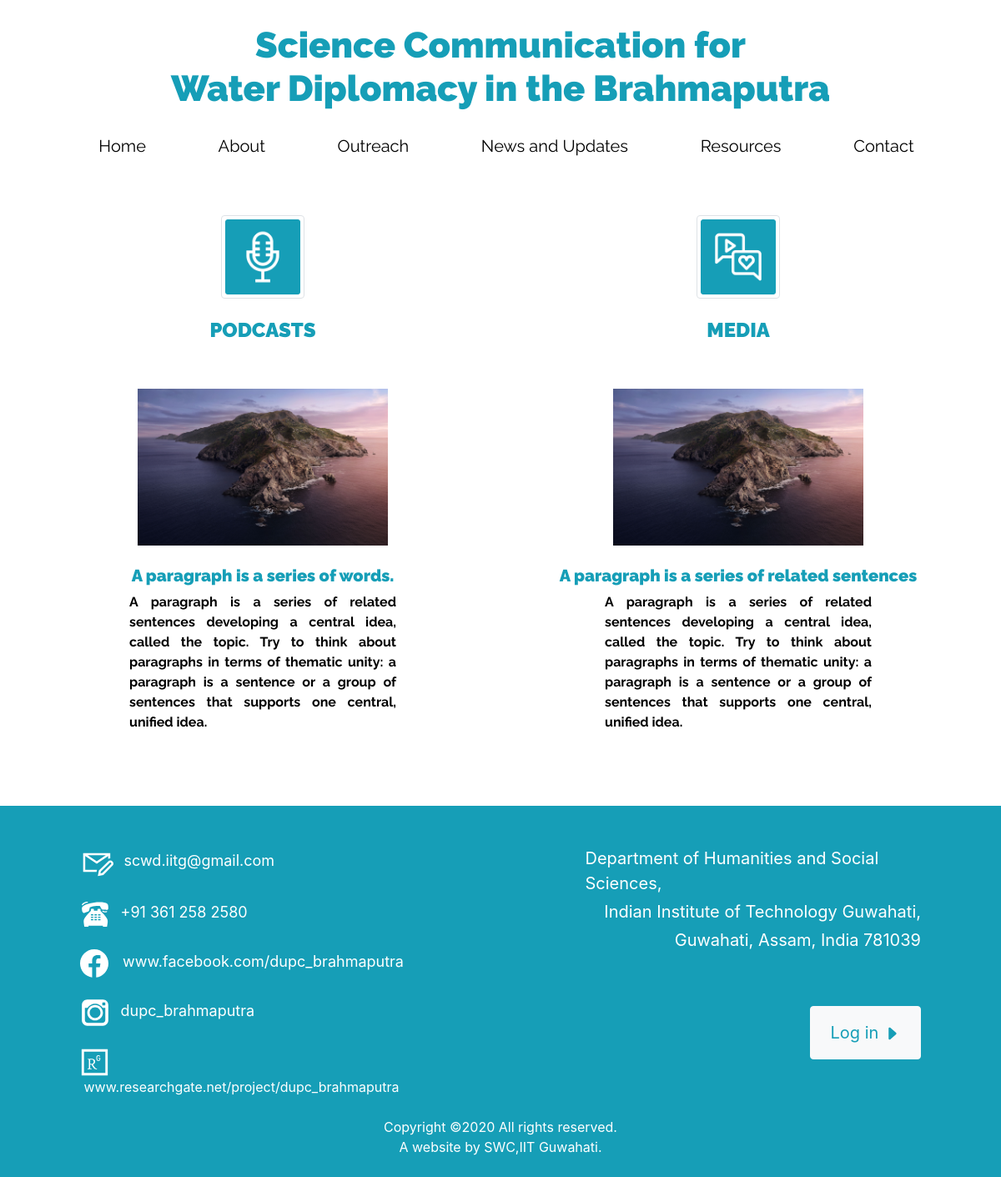
Screenshot of /outreach/ with the database file from the repository.
### outreach/models.py (models this page shows, shortened)
class podcast(models.Model):
    title = models.CharField(max_length=500)
    body = models.TextField(max_length = 3000 ,default= None)
    url = models.CharField(max_length=500)
    date = models.IntegerField(default=12)
    month = models.CharField(max_length=50,default="june")
    year = models.IntegerField(default=2020)
    image = models.ImageField(upload_to = 'images/',default = 'download.png')

class media(models.Model):
    title = models.CharField(max_length = 500,blank = True)
    body = models.TextField(max_length = 3000 ,default= None)
    url = models.CharField(max_length=500)
    image = models.ImageField(upload_to = 'images/',default = 'download.png')

### outreach/views.py (the view)
# urls.py: path('outreach/',include('outreach.urls',namespace = 'outreach')),
def outreach(request):
    pc = podcast.objects
    md = media.objects
    return render(request,'outreach/outreach.html',{'pc':pc,'md':md})

### outreach/templates/outreach/outreach.html (shortened to what this page needs)
{% extends 'base.html' %}
{% block ccd %}
<br><br>
<div class = "container">
	<div class = "row">
		<div class = "col-6">
			<div style = "text-align:center;">
			<img src="/static/images/podcasts.png" alt="" class="img-thumbnail" style = "width:100px; height = 100px; text-align:center;"></div><br>
			<h2 style="font-family: 'Raleway'; color:#169EB7;font-weight:bold;text-align:center;font-size:150%;"><b>PODCASTS</b></h2><br><br>
			{% for podcast in pc.all%}
			<div class = "container"><a href = "{{podcast.url}}" target = "_blank" style  = "color:black; text-decoration: none;">
			<div style = "text-align:center;">
				<img src="{{podcast.image.url}}" alt="" class="img-fluid" style = "width:300px; height = 300px; text-align:center;"><br><br>
				<h2 style="font-family: 'Raleway'; color:#169EB7;font-weight:bold;font-size:125%;text-align:center;"><b>{{podcast.title}}</b></h2>
				<div class = "container"style = "width:350px;"><p style="font-family: 'Raleway'; font-size:100%;text-align:justify;"><b>{{podcast.body}}</b></p><br></div>
			</div>
			</a></div>
			{%endfor%}
		</div>
		<div class = "col-6">
			<div style = "text-align:center;">
			<img src="/static/images/Media.png" alt="" class="img-thumbnail" style = "width:100px; height = 100px; text-align:center;"></div><br>
			<h2 style="font-family: 'Raleway'; color:#169EB7;font-weight:bold;text-align:center;font-size:150%;"><b>MEDIA</b></h2><br><br>
				{% for media in md.all%}
				<div class = "container"><a href = "{{media.url}}" target = "_blank" style  = "color:black; text-decoration: none;">
			<div style = "text-align:center;">
				<img src="{{media.image.url}}" alt="" class="img-fluid" style = "width:300px; height = 300px; text-align:center;"><br><br>
				<h2 style="font-family: 'Raleway'; color:#169EB7;font-weight:bold;font-size:125%;"><b>{{media.title}}</b></h2>
				<div class = "container"style = "width:350px;"><p style="font-family: 'Raleway'; font-size:100%;text-align:justify;"><b>{{media.body}}</b></p><br></div>
			</div>
			</a></div>
			{%endfor%}
		</div>
	</div>
</div>
{% endblock %}

### static/css/style.css (style rules this page uses)
html { font-family: Raleway; }
body { line-height: 1.7; color: #4d4d4d; font-weight: 300; font-size: 1rem; }
a { -webkit-transition: .3s all ease; -o-transition: .3s all ease; transition: .3s all ease; }
h1, h2, h3, h4, h5, .h1, .h2, .h3, .h4, .h5 { font-family: "Poppins", -apple-system, BlinkMacSystemFont, "Segoe UI", Roboto, "Helvetica Neue", Arial, sans-serif, "Apple Color Emoji", "Segoe UI Emoji", "Segoe UI Symbol", "Noto Color Emoji"; }

### rows the page displays
podcast: image (picture), title "A paragraph is a series of words.", body "A paragraph is a series of related sentences developing a central idea, called the topic. Try to think about paragraphs in terms of thematic unity: a paragraph is a sentence or a group of sentences that supports one central, unified idea."
media: image (picture), title "A paragraph is a series of related sentences", body "A paragraph is a series of related sentences developing a central idea, called the topic. Try to think about paragraphs in terms of thematic unity: a paragraph is a sentence or a group of sentences that supports one central, unified idea."
